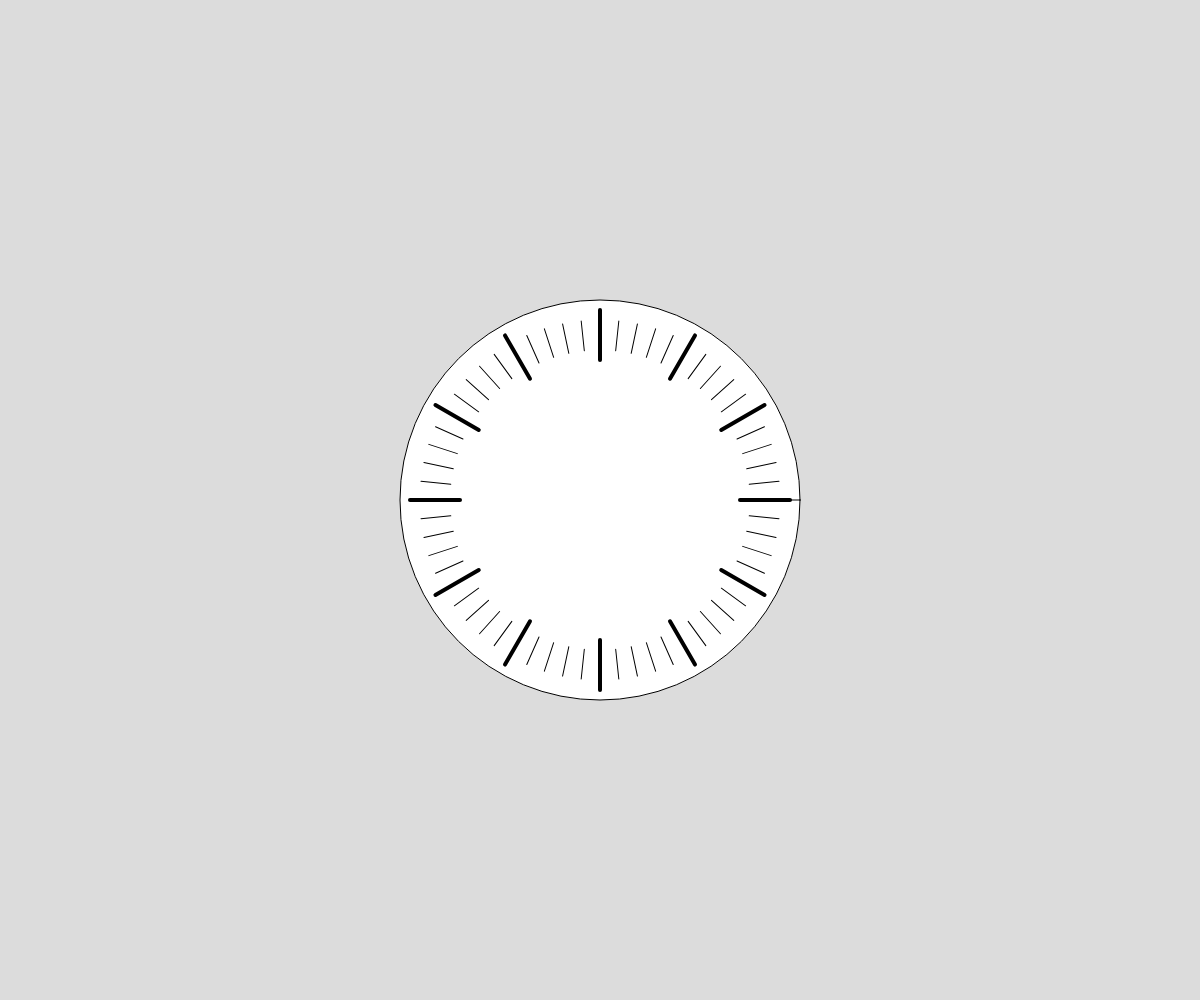
Frame 1 (no input)
Frame 60 (no input): identical to frame 1, image omitted
Frame 120 (the mouse pressed at the canvas centre since frame 60): identical to frame 1, image omitted

The p5.js sketch that drew this single still picture (run headless with seeded random() and noise() and a simulated clock; from frame 60 on, the mouse is pressed at the canvas centre):

// p5.js sketch
// ── sketch.js
// Project Title
// Your Name
// Date
//
// Extra for Experts:
// - describe what you did to take this project "above and beyond"


function setup() {
  createCanvas(windowWidth, windowHeight);
  angleMode(DEGREES)
}

function draw() {
  background(220);
  push()
  translate(width/2,height/2)
  circle(0,0,400)
  for(let i = 0; i <60; i++){
    if(i %5 === 0){
      strokeWeight(4)
      line(140, 0, 190,0)
    }
    else{strokeWeight(1)
      line(150, 0, 180,0)
    }
    rotate(6)
    

  }
  line(200,0,140,0)
  
  pop()
}
